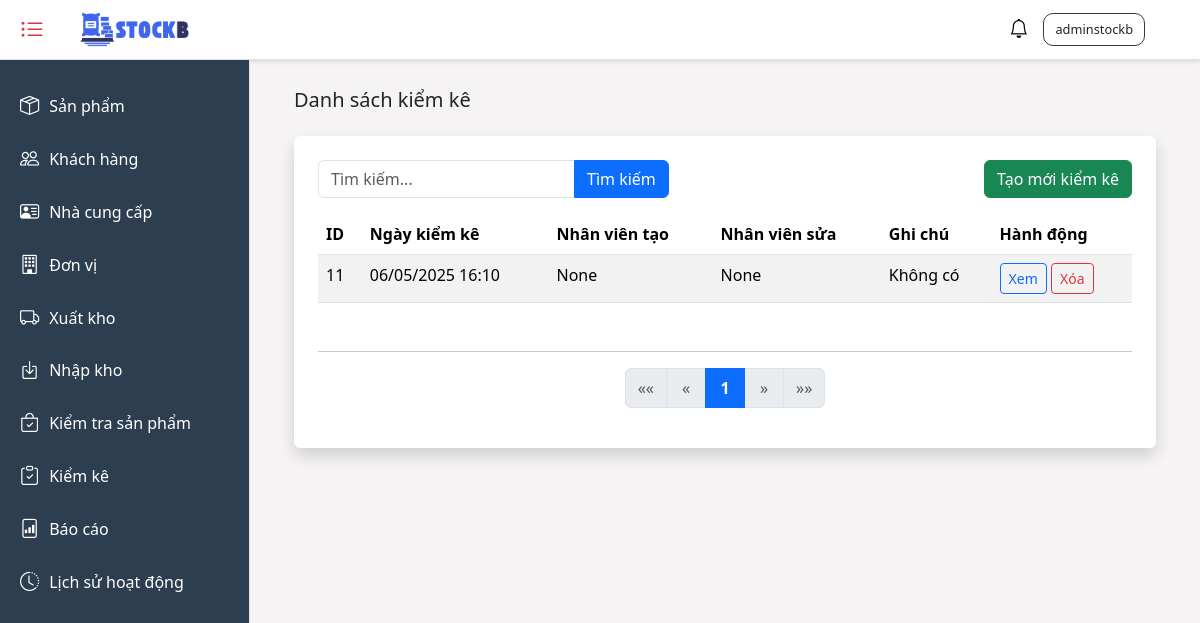
The app's page /inventory-check/ (signed in), older data.
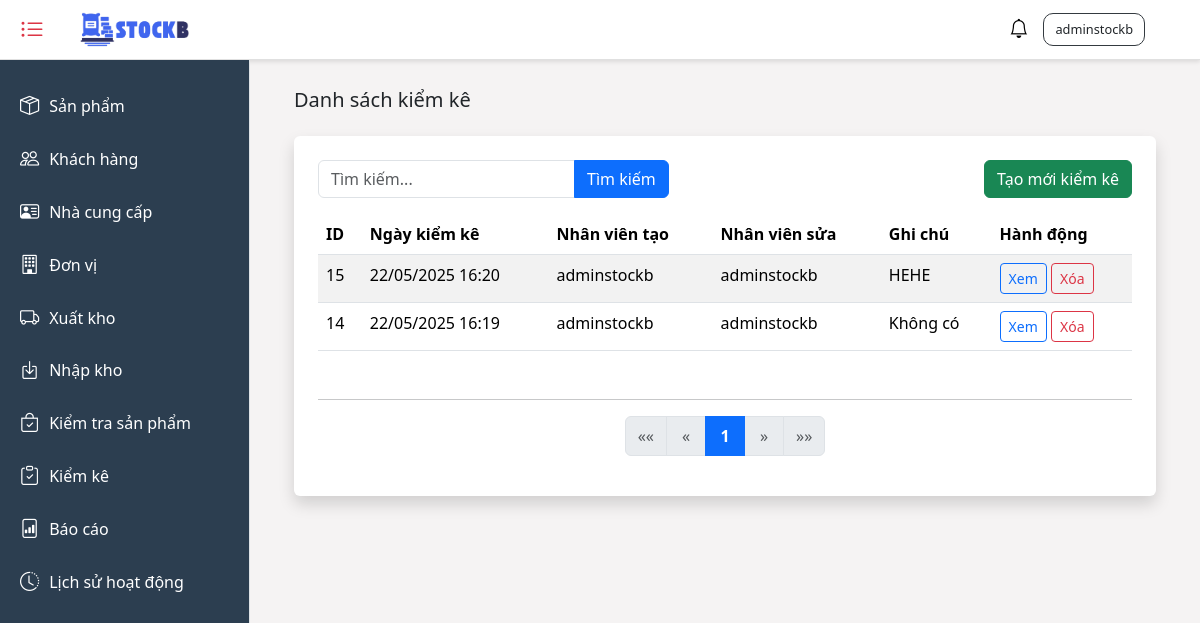
The same page, newer data.
### stockb/models.py (models this page shows, shortened)
class InventoryCheck(models.Model):
    check_date = models.DateTimeField(default=timezone.now)
    created_by = models.ForeignKey(
        User,
        on_delete=models.SET_NULL,
        null=True,
        blank=True,
        related_name='inventory_check_created'
    )
    updated_by = models.ForeignKey(
        User,
        on_delete=models.SET_NULL,
        null=True,
        blank=True,
        related_name='inventory_check_updated'
    )
    notes = models.TextField(blank=True, null=True)
    created_at = models.DateTimeField(auto_now_add=True)
    updated_at = models.DateTimeField(auto_now=True)

### stockb/views/inventory_check_views.py (the view)
# urls.py: path('inventory-check/', inventory_check_views.inventory_check_list, name='inventory_check_list'),
@login_required
def inventory_check_list(request):
    inventory_checks = InventoryCheck.objects.all().order_by('-check_date')
    search_query = request.GET.get('search', '')
    if search_query:
        inventory_checks = inventory_checks.filter(
            Q(id__icontains=search_query) |
            Q(notes__icontains=search_query) |
            Q(employee__username__icontains=search_query)
        )
    paginator = Paginator(inventory_checks, 10)
    page_number = request.GET.get('page')
    page_obj = paginator.get_page(page_number)
    context = {
        'title': "Kiểm kê hàng hóa",
        'inventory_checks': page_obj,
        'search_query': search_query
    }
    return render(request, 'inventory/inventory_check_list.html', context)

### stockb/context_processors.py (called while the page is built)
def notifications(request):
    return {
        'notifications': Notification.objects.all()[:50]
    }

### stockb/templates/inventory/inventory_check_list.html (shortened to what this page needs)
{% extends 'base.html' %}
{% block content %}
<div class="container-fluid">
    <h5 class="mb-4">Danh sách kiểm kê</h5>
    <div class="container bg-white p-4 rounded shadow">
        <div class="d-flex justify-content-between align-items-center mb-3">
            <div>
                <form method="GET" class="form-inline">
                    <div class="input-group">
                        <input type="text" name="search" class="form-control" placeholder="Tìm kiếm..." value="{{ request.GET.search }}">
                        <button type="submit" class="btn btn-primary">Tìm kiếm</button>
                    </div>
                </form>
            </div>
            <div>
                <a href="{% url 'inventory_check_create' %}" class="btn btn-success">Tạo mới kiểm kê</a>
            </div>
        </div>
        <table class="table table-striped">
            <thead>
                <tr>
                    <th>ID</th>
                    <th>Ngày kiểm kê</th>
                    <th>Nhân viên tạo</th>
                    <th>Nhân viên sửa</th>
                    <th>Ghi chú</th>
                    <th>Hành động</th>
                </tr>
            </thead>
            <tbody>
                {% for check in inventory_checks %}
                    <tr>
                        <td>{{ check.id }}</td>
                        <td>{{ check.check_date|date:"d/m/Y H:i" }}</td>
                        <td>{{ check.created_by }}</td>
                        <td>{{ check.updated_by }}</td>
                        <td>{{ check.notes|default:"Không có" }}</td>
                        <td>
                            <a href="{% url 'inventory_check_update' pk=check.id %}" class="btn btn-sm btn-outline-primary">Xem</a>
                            <form method="POST" action="{% url 'inventory_check_delete' pk=check.id %}" style="display:inline;" onsubmit="return confirm('Bạn có chắc chắn muốn xóa kiểm kê này không?');">
                                <button type="submit" class="btn btn-sm btn-outline-danger">Xóa</button>
                            </form>
                        </td>
                    </tr>
                {% empty %}
                    <tr>
                        <td colspan="5">Không có kiểm kê nào.</td>
                    </tr>
                {% endfor %}
            </tbody>
        </table>
            <div class="mt-5">
                {% include 'Pagination/pagination.html' with page_obj=inventory_checks %}
            </div>
        </div>
    </div>
{% endblock %}

### templates/base.html (shortened to what this page needs)
<!DOCTYPE html>
<html lang="vi">
{% load static %}
<head>
    <link href="https://cdn.jsdelivr.net/npm/bootstrap@5.3.3/dist/css/bootstrap.min.css" rel="stylesheet">
    <link rel="stylesheet" href="https://cdnjs.cloudflare.com/ajax/libs/bootstrap-icons/1.11.3/font/bootstrap-icons.min.css">
    <link rel="stylesheet" href="https://cdnjs.cloudflare.com/ajax/libs/toastr.js/latest/toastr.min.css">
    <link rel="stylesheet" href="{% static 'styles.css' %}">
</head>
<body>
    <div class="header">
        <div class="left-container">
            <button class="hamburger active" id="toggleSidebar" aria-label="Toggle sidebar">
                <i class="bi bi-list-ul"></i>
            </button>
            <img src="{% static 'images/stockb-logo.png' %}" alt="StockB Logo" />
        </div>
        <div class="d-flex align-items-center">
            {% if user.is_authenticated %}
                <div class="dropdown">
                    <button class="notification-btn" id="notificationDropdown" data-bs-toggle="dropdown" aria-expanded="false" aria-label="Thông báo">
                        <i class="bi bi-bell"></i>
                    </button>
                </div>
                <div class="dropdown name-user">
                    <button class="dropdown-toggle text-dark bg-transparent border-0" id="dropdownMenuButton1"
                        data-bs-toggle="dropdown" aria-expanded="false">
                        {{ user.username }}
                    </button>
                </div>
            {% else %}
                <div class="name-user">
                    <a class="bg-transparent text-dark border-0 text-decoration-none" href="{% url 'login' %}">Đăng nhập</a>
                </div>
            {% endif %}
        </div>
    </div>
    <div class="sidebar" id="sidebar">
        <a href="#" data-bs-toggle="collapse" data-bs-target="#sanphamSubmenu" aria-expanded="false">
            <i class="bi bi-box-seam"></i>Sản phẩm
        </a>
        <a href="/customers"><i class="bi bi-people"></i> Khách hàng</a>
        <a href="/supplier"><i class="bi bi-person-vcard"></i> Nhà cung cấp</a>
        <a href="/units"><i class="bi bi-building"></i> Đơn vị</a>
        <a href="/stock-out"><i class="bi bi-truck"></i> Xuất kho</a>
        <a href="/stock-in"><i class="bi bi-box-arrow-in-down"></i> Nhập kho</a>
        <a href="#" data-bs-toggle="collapse" data-bs-target="#kiemkeSubmenu" aria-expanded="false">
            <i class="bi bi-bag-check"></i></i> Kiểm tra sản phẩm
        </a>
        <a href="/inventory-check"><i class="bi bi-clipboard-check"></i>Kiểm kê</a>
        <a href="/report"><i class="bi bi-file-bar-graph"></i>Báo cáo</a>
        <a href="/activity-log"><i class="bi bi-clock-history"></i>Lịch sử hoạt động</a>
    </div>
    <div class="main-content">
        <div class="container mt-5">
            {% block content %}{% endblock %}
        </div>
    </div>
</body>
</html>

### stockb/templates/Pagination/pagination.html (shortened to what this page needs)
<div class="col-12 mt-3 mb-3">
         <hr class="my-1">
      </div>
<nav aria-label="Phân trang">
    <ul class="pagination justify-content-center">
        {% if page_obj.has_previous %}
            <li class="page-item">
                <a class="page-link" href="?page=1{% if request.GET.search %}&search={{ request.GET.search }}{% endif %}" aria-label="Trang đầu">
                    <span aria-hidden="true">&laquo;&laquo;</span>
                </a>
            </li>
            <li class="page-item">
                <a class="page-link" href="?page={{ page_obj.previous_page_number }}{% if request.GET.search %}&search={{ request.GET.search }}{% endif %}" aria-label="Trang trước">
                    <span aria-hidden="true">&laquo;</span>
                </a>
            </li>
        {% else %}
            <li class="page-item disabled">
                <span class="page-link">&laquo;&laquo;</span>
            </li>
            <li class="page-item disabled">
                <span class="page-link">&laquo;</span>
            </li>
        {% endif %}
        {% for i in page_obj.paginator.page_range %}
            {% if page_obj.number == i %}
                <li class="page-item active">
                    <span class="page-link text-white">{{ i }}</span>
                </li>
            {% elif i > page_obj.number|add:'-3' and i < page_obj.number|add:'3' %}
                <li class="page-item">
                    <a class="page-link" href="?page={{ i }}{% if request.GET.search %}&search={{ request.GET.search }}{% endif %}">{{ i }}</a>
                </li>
            {% endif %}
        {% endfor %}
        {% if page_obj.has_next %}
            <li class="page-item">
                <a class="page-link" href="?page={{ page_obj.next_page_number }}{% if request.GET.search %}&search={{ request.GET.search }}{% endif %}" aria-label="Trang sau">
                    <span aria-hidden="true">&raquo;</span>
                </a>
            </li>
            <li class="page-item">
                <a class="page-link" href="?page={{ page_obj.paginator.num_pages }}{% if request.GET.search %}&search={{ request.GET.search }}{% endif %}" aria-label="Trang cuối">
                    <span aria-hidden="true">&raquo;&raquo;</span>
                </a>
            </li>
        {% else %}
            <li class="page-item disabled">
                <span class="page-link">&raquo;</span>
            </li>
            <li class="page-item disabled">
                <span class="page-link">&raquo;&raquo;</span>
            </li>
        {% endif %}
    </ul>
</nav>

### static/styles.css (style rules this page uses)
.header { height: 60px; width: 100%; background-color: #ffffff; border-bottom: 1px solid #e0e0e0; padding: 10px 20px; display: flex; align-items: center; justify-content: space-between; box-shadow: 0 2px 4px rgba(0, 0, 0, 0.1); position: fixed; top: 0; left: 0; z-index: 1000; }
.header .left-container { display: flex; align-items: center; }
.header .name-user { border: #343a40 solid 1px; padding: 5px; border-radius: 10px; font-size: 80%; margin-right: 35px; font-weight: 600; }
.header img { width: 120px; height: 40px; object-fit: cover; margin-left: 30px; }
.notification-btn { position: relative; margin-right: 15px; background: none; border: none; padding: 0; }
.notification-btn .bi-bell { font-size: 1.2rem; }
.name-user .dropdown-toggle::after { display: none; }
.sidebar { width: 250px; background-color: #2c3e50; color: #ffffff; height: calc(100vh - 60px); position: fixed; top: 60px; left: 0; padding-top: 20px; overflow-y: auto; transition: transform 0.3s ease; z-index: 1000; border-right: 1px solid #dee2e6; }
.sidebar a { color: #ffffff; text-decoration: none; display: flex; align-items: center; padding: 12px 20px; font-weight: 500; transition: background-color 0.2s; }
.sidebar i { margin-right: 10px; font-size: 1.2rem; }
.main-content { margin-left: 250px; margin-top: 20px; padding: 20px; background: #F5F3F3; min-height: 100vh ; transition: margin-left 0.3s ease, width 0.3s ease; width: calc(100% - 250px); }
.hamburger { font-size: 1.5rem; background: none; border: none; color: var(--text-color); cursor: pointer; padding: var(--spacing-sm); border-radius: var(--border-radius); transition: background 0.2s ease, color 0.2s ease; }
.hamburger.active { color: #DC3545; }
.hamburger i { line-height: 1; }

### stockb/templates/Pagination/pagination.html (style rules this page uses)
.pagination .page-item.active .page-link { background-color: #0d6efd; border-color: #0d6efd; color: white; font-weight: bold; }
.pagination .page-link { min-width: 40px; height: 40px; display: flex; align-items: center; justify-content: center; font-size: 1rem; padding: 0.5rem 0.75rem; }
.pagination .page-item:first-child .page-link { border-top-left-radius: 0.375rem; border-bottom-left-radius: 0.375rem; }
.pagination .page-item:last-child .page-link { border-top-right-radius: 0.375rem; border-bottom-right-radius: 0.375rem; }

Row changes from the older to the newer data that the page shows:
removed InventoryCheck: id "11", check_date "06/05/2025 16:10", created_by "None", updated_by "None", notes "Không có"
added InventoryCheck: id "15", check_date "22/05/2025 16:20", created_by "adminstockb", updated_by "adminstockb", notes "HEHE"
added InventoryCheck: id "14", check_date "22/05/2025 16:19", created_by "adminstockb", updated_by "adminstockb", notes "Không có"
